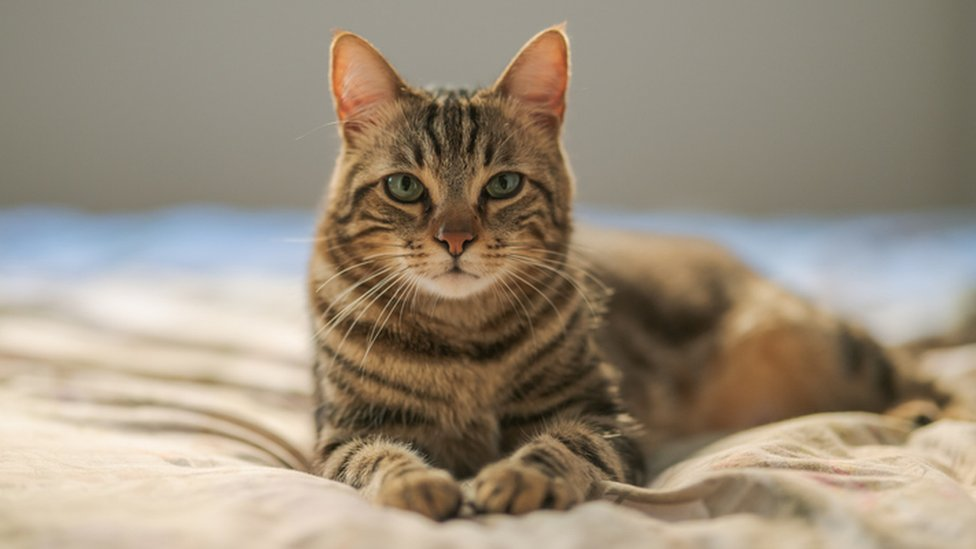
#> input picture opencv/media/cat.jpg, 976 x 549 px
$ python basic_transformation.py
#> lines starting #> are read from the running program, lines starting #| are printed output that depends on the picture; after the words box and inside, x2 and y2 are one past the last pixel; in counts of white or black regions, pixels touching at a corner belong together
import cv2 as cv

# [15 lines of commented-out code are left out]

img2 = cv.imread('media/cat.jpg')
#> img2 is the input picture: shape (549, 976, 3); mean B, G, R 124.7, 142.7, 155.3
cv.imshow('city', img2)

canny = cv.Canny(img2, 125, 175)
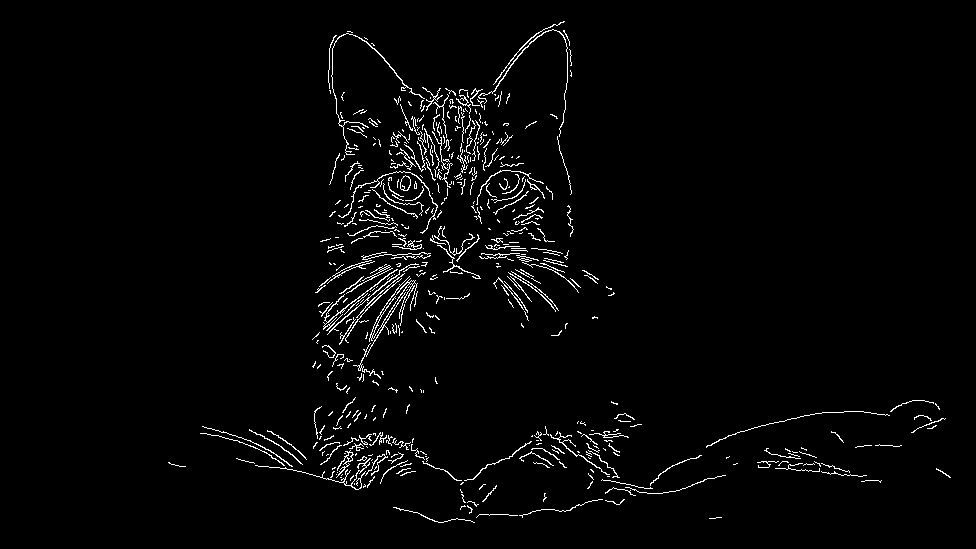
#> canny: shape (549, 976); 2.4% white in thin lines or dots, all inside (x1, y1, x2, y2) = (168, 21, 951, 523)
# cv.imshow('canny', canny)

# dilating image

dilated = cv.dilate(canny, (3,3), iterations=3)
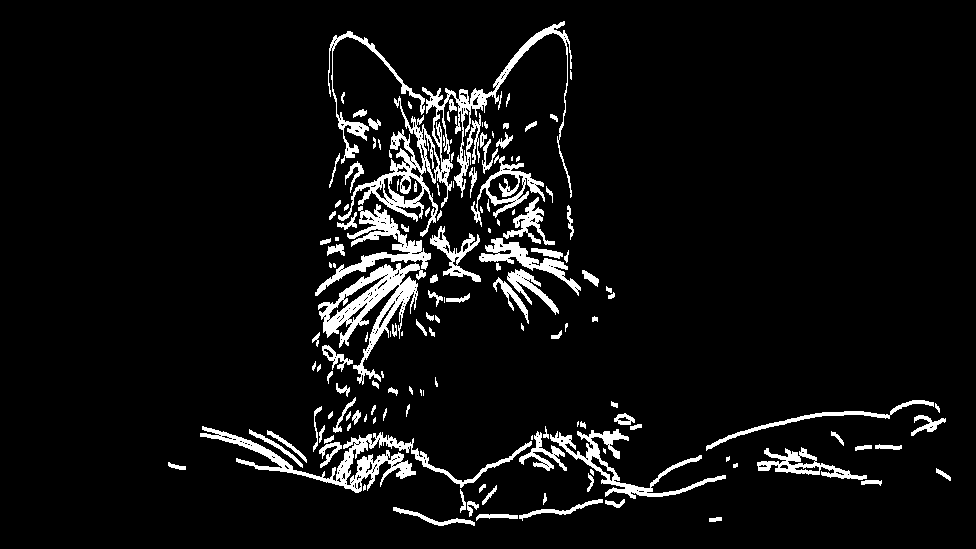
#> dilated: shape (549, 976); 6.5% white; 147 white regions (38 under 20 px), largest, box (x1, y1, x2, y2) and area: (338, 21, 572, 237) 6101, (200, 426, 532, 493) 3895, (318, 263, 426, 385) 3830
cv.imshow('dilated', dilated)

# eroding

eroded  = cv.erode(dilated, (3,3), iterations=3)
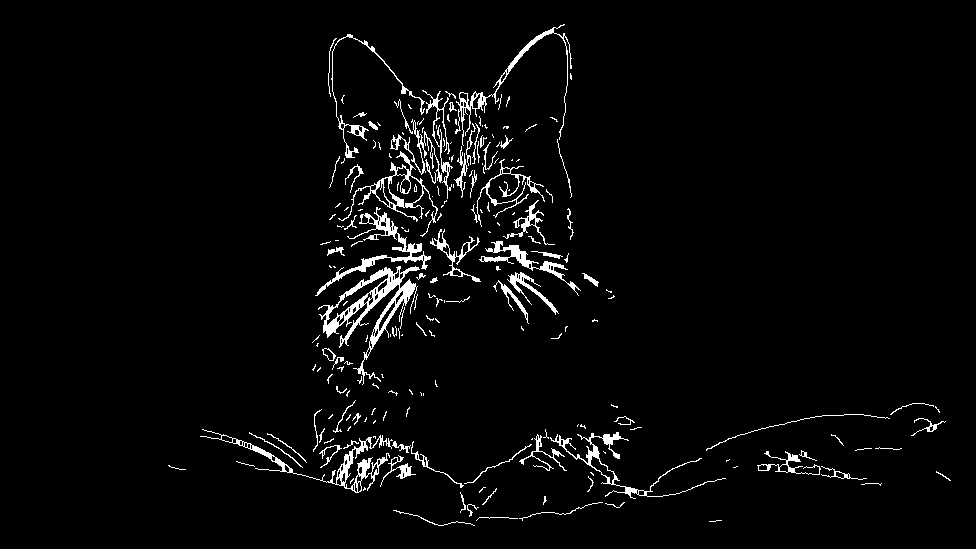
#> eroded: shape (549, 976); 3.3% white; 209 white regions (127 under 20 px), largest, box (x1, y1, x2, y2) and area: (318, 266, 420, 385) 2404, (200, 429, 393, 493) 1344, (315, 207, 431, 296) 1243
cv.imshow('eroded', eroded)

# [9 lines of commented-out code are left out]

cv.waitKey(0)

$ run again, with opencv/media/drogba.jpg copied over opencv/media/cat.jpg
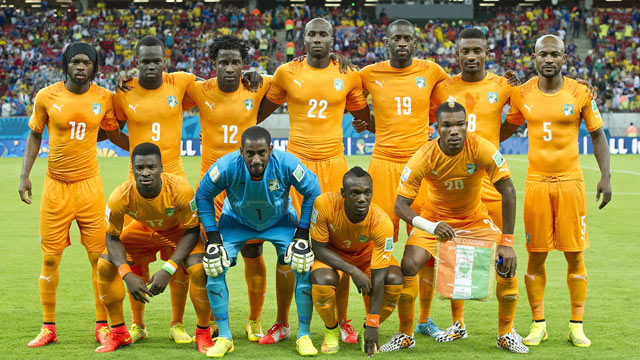
#> input picture opencv/media/drogba.jpg, 640 x 360 px
#> img2 is the input picture: shape (360, 640, 3); mean B, G, R 70, 134.5, 151.1
#> `canny = cv.Canny(img2, 125, 175)`:
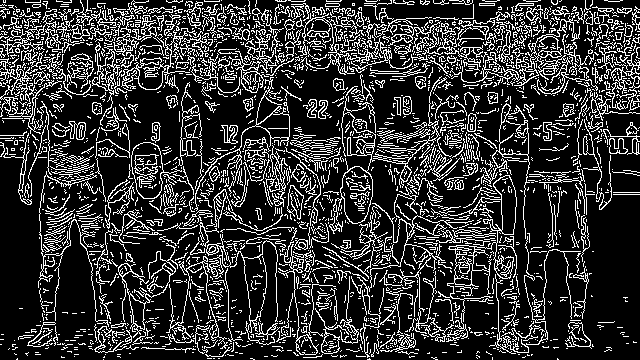
#> canny: shape (360, 640); 20.6% white in thin lines or dots
#> dilated: shape (360, 640); 49.7% white; 150 white regions (78 under 20 px), largest, box (x1, y1, x2, y2) and area: (0, 0, 640, 360) 109004, (61, 329, 86, 356) 220, (303, 99, 317, 121) 204
#> `eroded  = cv.erode(dilated, (3,3), iterations=3)`:
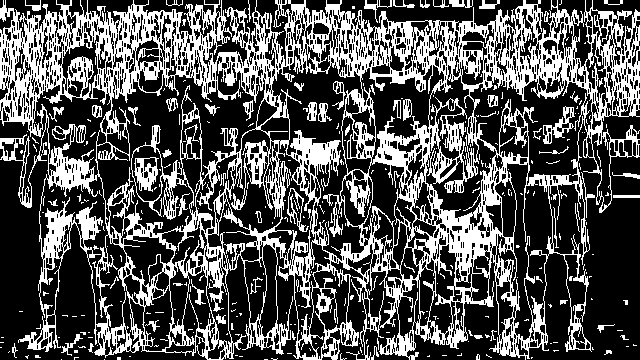
#> eroded: shape (360, 640); 33% white; 351 white regions (289 under 20 px), largest, box (x1, y1, x2, y2) and area: (0, 0, 640, 360) 70168, (134, 157, 159, 192) 448, (543, 106, 575, 144) 371
